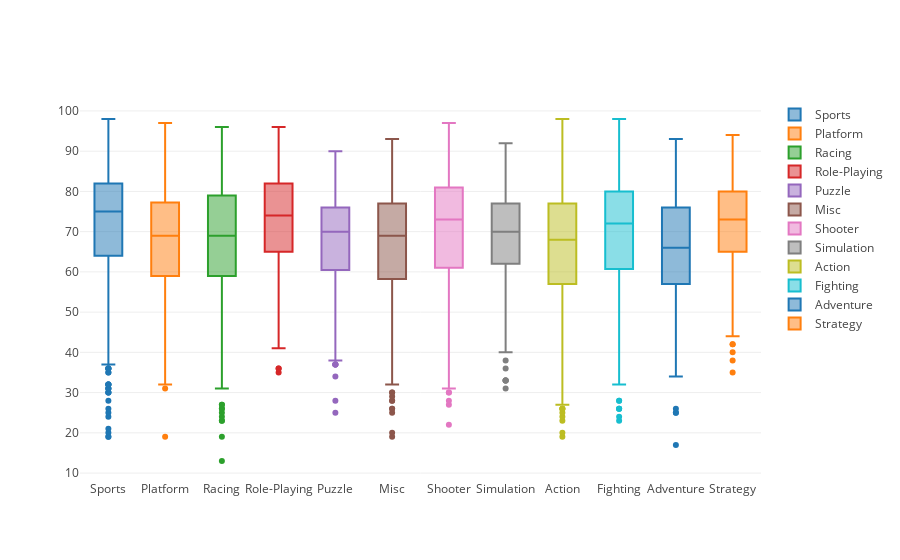

Here is the notebook cell this chart was saved with:
### Code cell
iplot(data, show_link = False)

### Figure 1 — Plotly figure (JSON) as saved in the notebook; plotly's stock layout.template omitted (floating-point values rounded to 4 significant figures; data arrays with more than 128 entries replaced by an {"elided": "..."} marker saying what was removed)
{"data": [{"name": "Sports", "type": "box", "uid": "656a17a8-c62a-11e8-85bd-94b86d27c5b2", "y": {"elided": "2348 int values"}}, {"name": "Platform", "type": "box", "uid": "656a17a9-c62a-11e8-a8bd-94b86d27c5b2", "y": {"elided": "888 int values"}}, {"name": "Racing", "type": "box", "uid": "656a17aa-c62a-11e8-a18d-94b86d27c5b2", "y": {"elided": "1249 int values"}}, {"name": "Role-Playing", "type": "box", "uid": "656a17ab-c62a-11e8-bce6-94b86d27c5b2", "y": {"elided": "1500 int values"}}, {"name": "Puzzle", "type": "box", "uid": "656a17ac-c62a-11e8-92ab-94b86d27c5b2", "y": {"elided": "580 int values"}}, {"name": "Misc", "type": "box", "uid": "656a17ad-c62a-11e8-b2d0-94b86d27c5b2", "y": {"elided": "1750 int values"}}, {"name": "Shooter", "type": "box", "uid": "656a17ae-c62a-11e8-9461-94b86d27c5b2", "y": {"elided": "1323 int values"}}, {"name": "Simulation", "type": "box", "uid": "656a17af-c62a-11e8-a03b-94b86d27c5b2", "y": {"elided": "874 int values"}}, {"name": "Action", "type": "box", "uid": "656a17b0-c62a-11e8-8ed7-94b86d27c5b2", "y": {"elided": "3370 int values"}}, {"name": "Fighting", "type": "box", "uid": "656a17b1-c62a-11e8-9be2-94b86d27c5b2", "y": {"elided": "849 int values"}}, {"name": "Adventure", "type": "box", "uid": "656a17b2-c62a-11e8-aa5e-94b86d27c5b2", "y": {"elided": "1303 int values"}}, {"name": "Strategy", "type": "box", "uid": "656a17b3-c62a-11e8-a329-94b86d27c5b2", "y": {"elided": "683 int values"}}, {"name": "nan", "type": "box", "uid": "656a17b4-c62a-11e8-ab5f-94b86d27c5b2", "y": []}], "layout": {}}
